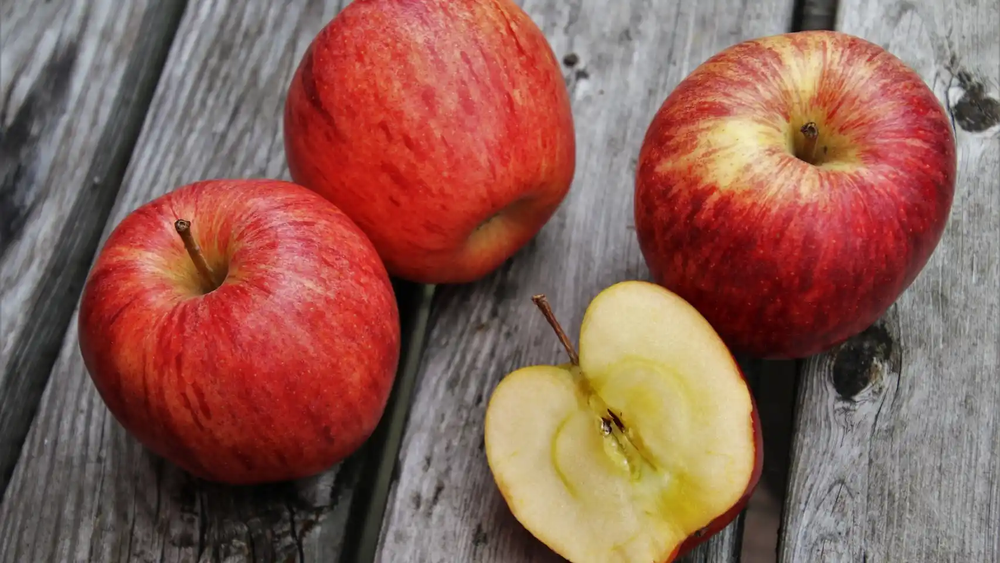
#> input picture 2023/Reconocimiento de imágenes de personas y objetos/Introducción/Introducción a VxC-20230629/manzana.png, 1000 x 563 px, shrunk from 1706 x 960 before the run, found by its file name
$ python a2-1histograma.py
#> lines starting #> are read from the running program, lines starting #| are printed output that depends on the picture
import cv2
import matplotlib.pyplot as plt
import numpy as np

imagen = cv2.imread("manzana.png")
#> imagen is the input picture: shape (563, 1000, 3); mean B, G, R 85, 96, 141.1
imagenRGB = cv2.cvtColor(imagen, cv2.COLOR_BGR2RGB) # BGR -> RGB
renglones = imagenRGB.shape[0]
#> renglones = 563
columnas = imagenRGB.shape[1]
#> columnas = 1000
contador = 0
x = np.arange(0, 256)
r = np.zeros(256)
g = np.zeros(256)
b = np.zeros(256)
for ren in range(renglones):
    for col in range(columnas):
        pixel = imagenRGB[ren][col]
        r[pixel[0]] += 1
        g[pixel[1]] += 1
        b[pixel[2]] += 1
#> after the loop, b = 256 values, max 5250 at index 14, min 0 at index 223, mean 2199.2; g = 256 values, max 4846 at index 16, min 0 at index 236, mean 2199.2; r = 256 values, max 5544 at index 209, min 0 at index 253, mean 2199.2

#fig = plt.figure(figsize=(6, 6))
plt.plot(x, r, color="red")
plt.plot(x, g, color="green")
plt.plot(x, b, color="blue")
#plt.axis('off')
plt.title("Histograma RGB")
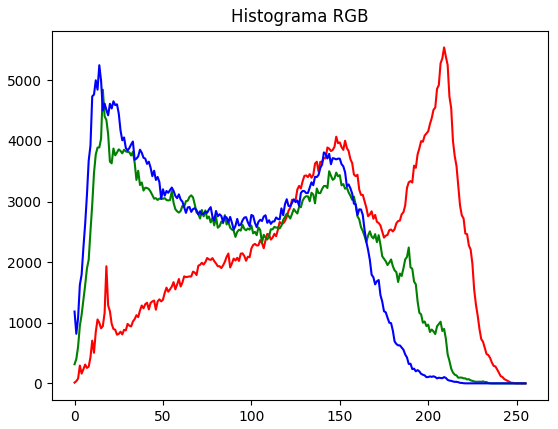
#> figure drawn by matplotlib, 1 panel; curve peaks at x = 209, y = 5544; curve peaks at x = 16, y = 4846; curve peaks at x = 14, y = 5250
